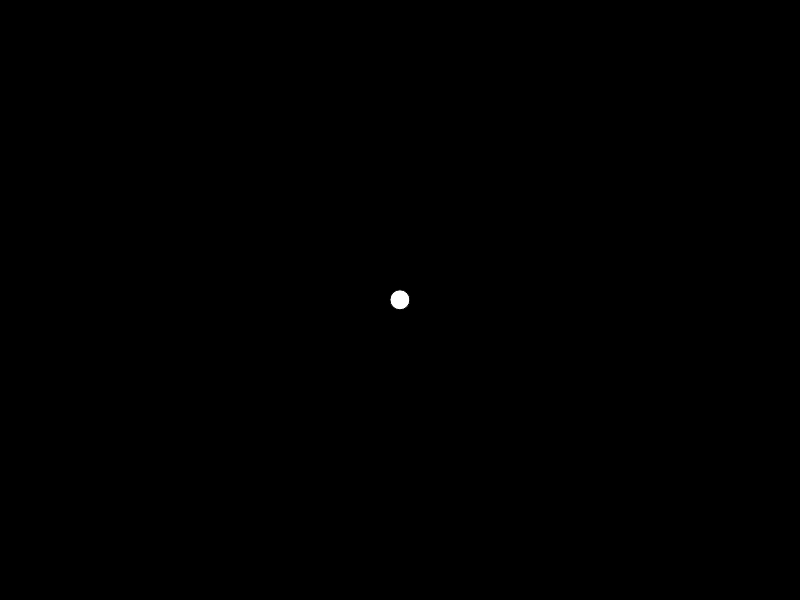
Frame 1 (no input)
Frame 60 (no input): blank canvas, image omitted
Frame 120 (the mouse pressed at the canvas centre since frame 60): blank canvas, image omitted

The p5.js sketch that drew this single still picture (run headless with seeded random() and noise() and a simulated clock; from frame 60 on, the mouse is pressed at the canvas centre):

// p5.js sketch
// ── sketch.js
function setup() {
  createCanvas(800, 600); //Crea el canvas en HTML para que se vea todo.
  w = new Walker();

}

function draw() {
  background(0);
  w.walk();
  w.display();
}

//Como si fuera una clase, ¡pero en JavaScript!
function Walker() {
  this.pos = createVector(width / 2, height / 2); //Función que sirve para crear un vector con dos variables, x y y.
  this.vel = createVector(0, 0); //Velocidad
  this.acc = p5.Vector.fromAngle(random(TWO_PI));
  this.acc.setMag(0.2);

//Esto es una función para que camine.
this.walk = function() {
  //var mouse = createVector(mouseX, mouseY);
  //this.acc = p5.Vector.sub(mouse, this.pos); //La diferencia entre la posisión del objeto w (vector) y la posición del mouse (otro vector).
  //this.acc.mult(0.01); //Se múltiplca la aceleración por un escalar. (ya sea para aumentar o disminuir su potencia).
  //this.acc.normalize(1); //'Normaliza' a 1 (fuerza a que la magnitud sea siempre de 1, independientemente de donde se localice el vector. )
  //this.acc.setMag(0.5);
  
  this.vel.add(this.acc);
  this.pos.add(this.vel);

}

//Esta es otra función para que se vea.
this.display = function() {
  fill(255);
  ellipse(this.pos.x, this.pos.y, 20, 20);
}
}
